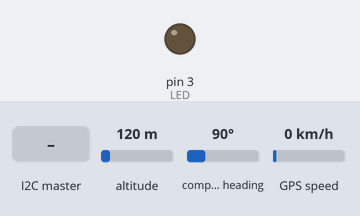
A sketch run on a simulated Arduino Uno, built with avr-gcc and run on an emulated ATmega328P. On the bench: output pins drawn as LEDs (lit = HIGH). Inputs (shaded band) come from the test bench; at power-on: altitude 120 m, compass heading 90°, GPS speed 0 km/h. The GPS gets a fix after 3 s at 37.7749, -122.4194 with 8 satellites; what the sketch prints to the serial monitor is not drawn.

Above: at 1.2 s.
1.3 s: the I2C master sends the byte 1
At 1.8 s:
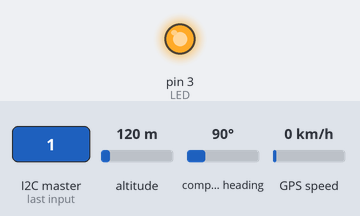
Timing chart, 0 to 4.3 s (numbered marks = the images above; inputs shaded):
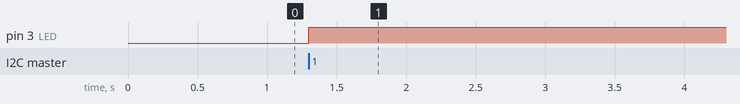

Measured:
- after the input at 1.3 s, pin 3 (LED): LOW → HIGH at once

The sketch:

S1_L.ino
```cpp
//slave
#include <TinyGPS++.h>
#include <SoftwareSerial.h>
#include <Wire.h>
#include <SPI.h>
#define destination 0x08
#define LED 3
static const int RXPin = 8, TXPin = 9;
static const uint32_t GPSBaud = 9600;

TinyGPSPlus gps;
SoftwareSerial ss(RXPin, TXPin);

char missionTime[32] = "XX:XX:XX";

float G_latitude = 0;
float G_longitude = 0;

String GPS = "";
String packet = "";

void setup() {
  Serial.begin(9600);
  ss.begin(GPSBaud);

  Serial.println("[SETUP]");

  pinMode(LED, OUTPUT);
  Wire.begin(destination);
  Wire.onRequest(requestEvent);
  Wire.onReceive(receiveEvent);
}
void get_gps() {
  while (ss.available()) gps.encode(ss.read());
  if (gps.location.isValid())
  {
    G_latitude = gps.location.lat();
    G_longitude = gps.location.lng();
    GPS = String(G_latitude, 6) + "," + String(G_longitude, 6);
  }
  if (gps.time.isValid())
  {
    sprintf(missionTime, "%02d:%02d:%02d", gps.time.hour(), gps.time.minute(), gps.time.second());
  }
}

void loop() {
  get_gps();
}

void receiveEvent() {
  digitalWrite(LED, HIGH);
  String inp = "";
  while (Wire.available()) {
    char c = Wire.read();
    inp += c;
  }
  if (inp == "gt") {
    packet = missionTime;
  }
  else if (inp == "ga")
  {
    packet = String(G_latitude, 6);
    for (int i = packet.length(); i <= 10; i++)
    {
      packet += "S";
    }
  }
  else if (inp == "go")
  {
    packet = String(G_longitude, 6);
    for (int i = packet.length(); i <= 10; i++)
    {
      packet += "S";
    }
  }
}
void requestEvent() {
  digitalWrite(LED, LOW);
  char a[20];
  Serial.println(packet);
  packet.toCharArray(a, 20);
  Wire.write(a);
}
```
